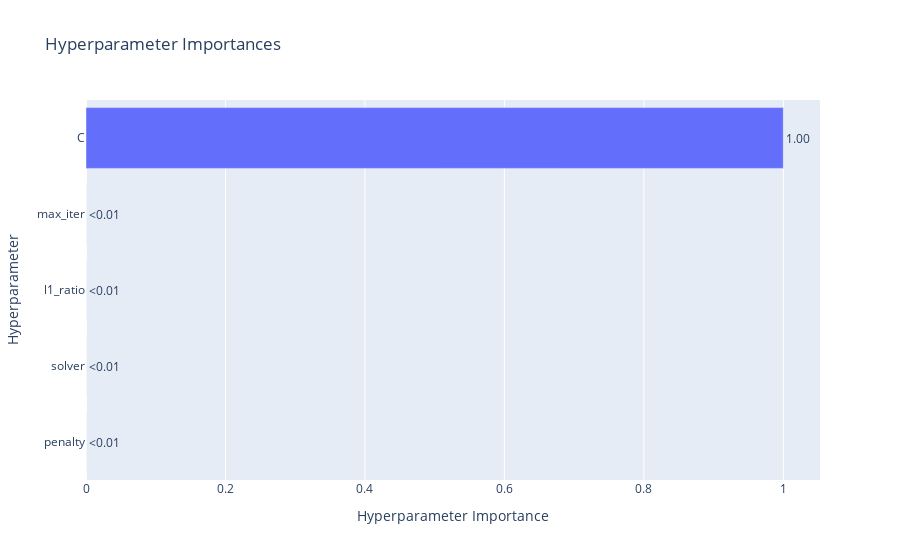

Notebook cell for this chart:
### Code cell
optuna.visualization.plot_param_importances(study)

### Figure 1 — Plotly figure (JSON) as saved in the notebook; plotly's stock layout.template omitted (floating-point values rounded to 4 significant figures)
{"data": [{"cliponaxis": false, "hovertemplate": ["penalty (CategoricalDistribution): 0.0<extra></extra>", "solver (CategoricalDistribution): 0.0<extra></extra>", "l1_ratio (FloatDistribution): 1.595414189831974e-05<extra></extra>", "max_iter (IntDistribution): 3.532154525662616e-05<extra></extra>", "C (FloatDistribution): 0.999948724312845<extra></extra>"], "name": "Objective Value", "orientation": "h", "text": ["<0.01", "<0.01", "<0.01", "<0.01", "1.00"], "textposition": "outside", "type": "bar", "x": [0, 0, 1.595e-05, 3.532e-05, 0.9999], "y": ["penalty", "solver", "l1_ratio", "max_iter", "C"]}], "layout": {"title": {"text": "Hyperparameter Importances"}, "xaxis": {"title": {"text": "Hyperparameter Importance"}}, "yaxis": {"title": {"text": "Hyperparameter"}}}}
